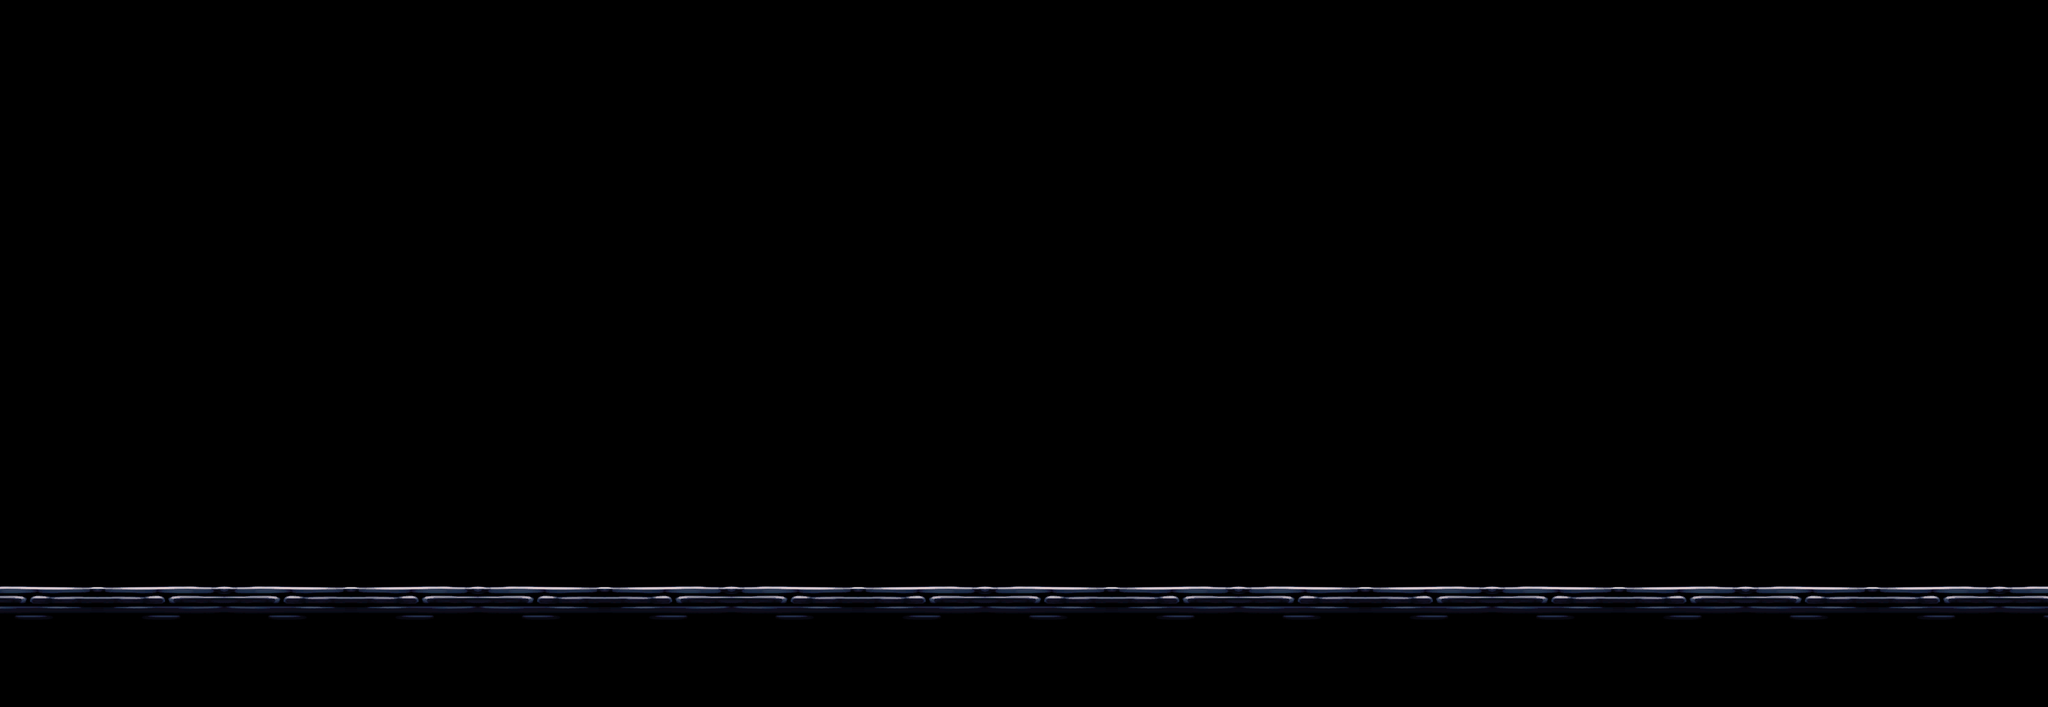

Below is a game level as drawn by its tile map, then a one-line description and the .tmx that defines it (tile-layer data replaced by summaries):
An orthogonal 420x145 tile map with 8x8 px tiles, 1 tile layer (main) and 3 objects (ground, spawnPlayer, spawnBoth).

<map version="1.10" tiledversion="1.12.2" orientation="orthogonal" renderorder="right-down" width="420" height="145" tilewidth="8" tileheight="8" infinite="0" nextlayerid="4" nextobjectid="4">
 <tileset firstgid="1" source="floor34.tsx" />
 <layer id="1" name="main" width="420" height="145">
  <data>[60900 cells, 3780 non-empty, 234 distinct tile ids]</data>
 </layer>
 <objectgroup id="2" name="collisions">
  <object id="1" name="ground" type="ground" x="5.69864" y="962.727" width="3352.24" height="71.5152">
   <properties>
    <property name="isActiveBottom" type="bool" value="false" />
    <property name="isActiveLeft" type="bool" value="false" />
    <property name="isActiveRight" type="bool" value="false" />
    <property name="isActiveTop" type="bool" value="true" />
    <property name="type" value="FLOOR " />
   </properties>
  </object>
  <object id="2" name="spawnPlayer" type="spawnPlayer" x="278.788" y="800">
   <properties>
    <property name="facingRight" type="bool" value="true" />
    <property name="isStart" type="bool" value="true" />
    <property name="spawnType" value="PLAYER " />
   </properties>
   <point />
  </object>
  <object id="3" name="spawnBoth" type="spawnBoth" x="2803.03" y="806.061">
   <properties>
    <property name="facingRight" type="bool" value="false" />
    <property name="spawnType" value="BOTH" />
   </properties>
   <point />
  </object>
 </objectgroup>
 <objectgroup id="3" name="entities" visible="0" />
</map>
